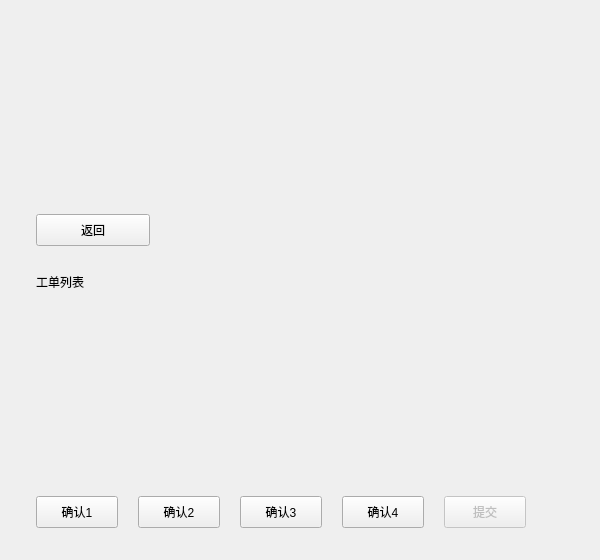
<?xml version="1.0" encoding="UTF-8"?>
<ui version="4.0">
    <class>Generated_reviewResultPage</class>
    <widget class="QWidget" name="reviewResultPage">
        <property name="designNodeId" stdset="0">
            <string>21:436</string>
        </property>
        <property name="designName" stdset="0">
            <string>工单列 / V2 CombineLayout</string>
        </property>
        <property name="designType" stdset="0">
            <string>FRAME</string>
        </property>
        <property name="geometry">
            <rect>
                <x>0</x>
                <y>0</y>
                <width>600</width>
                <height>560</height>
            </rect>
        </property>
        <property name="minimumSize">
            <size>
                <width>600</width>
                <height>560</height>
            </size>
        </property>
        <property name="maximumSize">
            <size>
                <width>16777215</width>
                <height>16777215</height>
            </size>
        </property>
        <property name="sizePolicy">
            <sizepolicy hsizetype="Maximum" vsizetype="Maximum">
                <horstretch>0</horstretch>
                <verstretch>0</verstretch>
            </sizepolicy>
        </property>
        <layout class="QVBoxLayout" name="layout_reviewResultPage">
            <property name="leftMargin">
                <number>36</number>
            </property>
            <property name="topMargin">
                <number>24</number>
            </property>
            <property name="rightMargin">
                <number>28</number>
            </property>
            <property name="bottomMargin">
                <number>32</number>
            </property>
            <property name="spacing">
                <number>20</number>
            </property>
            <item>
                <spacer name="before_reviewResultPage">
                    <property name="orientation">
                        <enum>Qt::Vertical</enum>
                    </property>
                    <property name="sizeType">
                        <enum>QSizePolicy::Expanding</enum>
                    </property>
                    <property name="sizeHint">
                        <size>
                            <width>0</width>
                            <height>0</height>
                        </size>
                    </property>
                </spacer>
            </item>
            <item alignment="Qt::AlignLeft">
                <widget class="commonWidget::Z_PushButton" name="returnButton">
                    <property name="designNodeId" stdset="0">
                        <string>21:481</string>
                    </property>
                    <property name="designName" stdset="0">
                        <string>提交</string>
                    </property>
                    <property name="designType" stdset="0">
                        <string>INSTANCE</string>
                    </property>
                    <property name="minimumSize">
                        <size>
                            <width>114</width>
                            <height>32</height>
                        </size>
                    </property>
                    <property name="maximumSize">
                        <size>
                            <width>114</width>
                            <height>32</height>
                        </size>
                    </property>
                    <property name="sizePolicy">
                        <sizepolicy hsizetype="Minimum" vsizetype="Fixed">
                            <horstretch>0</horstretch>
                            <verstretch>0</verstretch>
                        </sizepolicy>
                    </property>
                    <property name="text">
                        <string>返回</string>
                    </property>
                </widget>
            </item>
            <item alignment="Qt::AlignLeft">
                <widget class="QLabel" name="resultHeading">
                    <property name="designNodeId" stdset="0">
                        <string>21:437</string>
                    </property>
                    <property name="designName" stdset="0">
                        <string>复核工单</string>
                    </property>
                    <property name="designType" stdset="0">
                        <string>PARAGRAPH</string>
                    </property>
                    <property name="minimumSize">
                        <size>
                            <width>320</width>
                            <height>32</height>
                        </size>
                    </property>
                    <property name="maximumSize">
                        <size>
                            <width>320</width>
                            <height>32</height>
                        </size>
                    </property>
                    <property name="sizePolicy">
                        <sizepolicy hsizetype="Preferred" vsizetype="Preferred">
                            <horstretch>0</horstretch>
                            <verstretch>0</verstretch>
                        </sizepolicy>
                    </property>
                    <property name="text">
                        <string>工单列表</string>
                    </property>
                    <property name="textFormat">
                        <enum>Qt::PlainText</enum>
                    </property>
                </widget>
            </item>
            <item>
                <widget class="QWidget" name="workOrderForm">
                    <property name="designNodeId" stdset="0">
                        <string>21:457</string>
                    </property>
                    <property name="designName" stdset="0">
                        <string>工单表单</string>
                    </property>
                    <property name="designType" stdset="0">
                        <string>FRAME</string>
                    </property>
                    <property name="minimumSize">
                        <size>
                            <width>0</width>
                            <height>0</height>
                        </size>
                    </property>
                    <property name="maximumSize">
                        <size>
                            <width>16777215</width>
                            <height>16777215</height>
                        </size>
                    </property>
                    <property name="sizePolicy">
                        <sizepolicy hsizetype="Expanding" vsizetype="Maximum">
                            <horstretch>0</horstretch>
                            <verstretch>0</verstretch>
                        </sizepolicy>
                    </property>
                    <layout class="QVBoxLayout" name="layout_workOrderForm">
                        <property name="leftMargin">
                            <number>0</number>
                        </property>
                        <property name="topMargin">
                            <number>0</number>
                        </property>
                        <property name="rightMargin">
                            <number>0</number>
                        </property>
                        <property name="bottomMargin">
                            <number>0</number>
                        </property>
                        <property name="spacing">
                            <number>10</number>
                        </property>
                        <item alignment="Qt::AlignLeft">
                            <widget class="v2::SelectOptionAdapter" name="chamberOptionFour">
                                <property name="designNodeId" stdset="0">
                                    <string>21:471</string>
                                </property>
                                <property name="designName" stdset="0">
                                    <string>state=disabled, mode=single, label=刻蚀腔体 ETCH-01, Profile=light-comfortable</string>
                                </property>
                                <property name="designType" stdset="0">
                                    <string>INSTANCE</string>
                                </property>
                                <property name="minimumSize">
                                    <size>
                                        <width>310</width>
                                        <height>32</height>
                                    </size>
                                </property>
                                <property name="maximumSize">
                                    <size>
                                        <width>310</width>
                                        <height>32</height>
                                    </size>
                                </property>
                                <property name="sizePolicy">
                                    <sizepolicy hsizetype="Preferred" vsizetype="Preferred">
                                        <horstretch>0</horstretch>
                                        <verstretch>0</verstretch>
                                    </sizepolicy>
                                </property>
                            </widget>
                        </item>
                        <item alignment="Qt::AlignLeft">
                            <widget class="v2::SelectOptionAdapter" name="chamberOptionThree">
                                <property name="designNodeId" stdset="0">
                                    <string>21:469</string>
                                </property>
                                <property name="designName" stdset="0">
                                    <string>state=disabled, mode=single, label=刻蚀腔体 ETCH-01, Profile=light-comfortable</string>
                                </property>
                                <property name="designType" stdset="0">
                                    <string>INSTANCE</string>
                                </property>
                                <property name="minimumSize">
                                    <size>
                                        <width>310</width>
                                        <height>32</height>
                                    </size>
                                </property>
                                <property name="maximumSize">
                                    <size>
                                        <width>310</width>
                                        <height>32</height>
                                    </size>
                                </property>
                                <property name="sizePolicy">
                                    <sizepolicy hsizetype="Preferred" vsizetype="Preferred">
                                        <horstretch>0</horstretch>
                                        <verstretch>0</verstretch>
                                    </sizepolicy>
                                </property>
                            </widget>
                        </item>
                        <item alignment="Qt::AlignLeft">
                            <widget class="v2::SelectOptionAdapter" name="chamberOptionTwo">
                                <property name="designNodeId" stdset="0">
                                    <string>21:467</string>
                                </property>
                                <property name="designName" stdset="0">
                                    <string>state=disabled, mode=single, label=刻蚀腔体 ETCH-01, Profile=light-comfortable</string>
                                </property>
                                <property name="designType" stdset="0">
                                    <string>INSTANCE</string>
                                </property>
                                <property name="minimumSize">
                                    <size>
                                        <width>310</width>
                                        <height>32</height>
                                    </size>
                                </property>
                                <property name="maximumSize">
                                    <size>
                                        <width>310</width>
                                        <height>32</height>
                                    </size>
                                </property>
                                <property name="sizePolicy">
                                    <sizepolicy hsizetype="Preferred" vsizetype="Preferred">
                                        <horstretch>0</horstretch>
                                        <verstretch>0</verstretch>
                                    </sizepolicy>
                                </property>
                            </widget>
                        </item>
                        <item alignment="Qt::AlignLeft">
                            <widget class="v2::SelectOptionAdapter" name="chamberOptionOne">
                                <property name="designNodeId" stdset="0">
                                    <string>21:465</string>
                                </property>
                                <property name="designName" stdset="0">
                                    <string>state=disabled, mode=single, label=刻蚀腔体 ETCH-01, Profile=light-comfortable</string>
                                </property>
                                <property name="designType" stdset="0">
                                    <string>INSTANCE</string>
                                </property>
                                <property name="minimumSize">
                                    <size>
                                        <width>310</width>
                                        <height>32</height>
                                    </size>
                                </property>
                                <property name="maximumSize">
                                    <size>
                                        <width>310</width>
                                        <height>32</height>
                                    </size>
                                </property>
                                <property name="sizePolicy">
                                    <sizepolicy hsizetype="Preferred" vsizetype="Preferred">
                                        <horstretch>0</horstretch>
                                        <verstretch>0</verstretch>
                                    </sizepolicy>
                                </property>
                            </widget>
                        </item>
                        <item>
                            <spacer name="after_workOrderForm">
                                <property name="orientation">
                                    <enum>Qt::Vertical</enum>
                                </property>
                                <property name="sizeType">
                                    <enum>QSizePolicy::Expanding</enum>
                                </property>
                                <property name="sizeHint">
                                    <size>
                                        <width>0</width>
                                        <height>0</height>
                                    </size>
                                </property>
                            </spacer>
                        </item>
                    </layout>
                </widget>
            </item>
            <item>
                <layout class="QHBoxLayout" name="anchor_resultActions">
                    <property name="leftMargin">
                        <number>0</number>
                    </property>
                    <property name="topMargin">
                        <number>0</number>
                    </property>
                    <property name="rightMargin">
                        <number>0</number>
                    </property>
                    <property name="bottomMargin">
                        <number>0</number>
                    </property>
                    <property name="spacing">
                        <number>0</number>
                    </property>
                    <item>
                        <layout class="QHBoxLayout" name="layout_resultActions">
                            <property name="designNodeId" stdset="0">
                                <string>21:473</string>
                            </property>
                            <property name="designName" stdset="0">
                                <string>容器 2</string>
                            </property>
                            <property name="leftMargin">
                                <number>0</number>
                            </property>
                            <property name="topMargin">
                                <number>0</number>
                            </property>
                            <property name="rightMargin">
                                <number>0</number>
                            </property>
                            <property name="bottomMargin">
                                <number>0</number>
                            </property>
                            <property name="spacing">
                                <number>20</number>
                            </property>
                            <item alignment="Qt::AlignTop">
                                <widget class="commonWidget::Z_PushButton" name="confirmFirstButton">
                                    <property name="designNodeId" stdset="0">
                                        <string>21:448</string>
                                    </property>
                                    <property name="designName" stdset="0">
                                        <string>实例 3</string>
                                    </property>
                                    <property name="designType" stdset="0">
                                        <string>INSTANCE</string>
                                    </property>
                                    <property name="minimumSize">
                                        <size>
                                            <width>82</width>
                                            <height>32</height>
                                        </size>
                                    </property>
                                    <property name="maximumSize">
                                        <size>
                                            <width>82</width>
                                            <height>32</height>
                                        </size>
                                    </property>
                                    <property name="sizePolicy">
                                        <sizepolicy hsizetype="Minimum" vsizetype="Fixed">
                                            <horstretch>0</horstretch>
                                            <verstretch>0</verstretch>
                                        </sizepolicy>
                                    </property>
                                    <property name="text">
                                        <string>确认1</string>
                                    </property>
                                </widget>
                            </item>
                            <item alignment="Qt::AlignTop">
                                <widget class="commonWidget::Z_PushButton" name="confirmSecondButton">
                                    <property name="designNodeId" stdset="0">
                                        <string>21:474</string>
                                    </property>
                                    <property name="designName" stdset="0">
                                        <string>提交</string>
                                    </property>
                                    <property name="designType" stdset="0">
                                        <string>INSTANCE</string>
                                    </property>
                                    <property name="minimumSize">
                                        <size>
                                            <width>82</width>
                                            <height>32</height>
                                        </size>
                                    </property>
                                    <property name="maximumSize">
                                        <size>
                                            <width>82</width>
                                            <height>32</height>
                                        </size>
                                    </property>
                                    <property name="sizePolicy">
                                        <sizepolicy hsizetype="Minimum" vsizetype="Fixed">
                                            <horstretch>0</horstretch>
                                            <verstretch>0</verstretch>
                                        </sizepolicy>
                                    </property>
                                    <property name="text">
                                        <string>确认2</string>
                                    </property>
                                </widget>
                            </item>
                            <item alignment="Qt::AlignTop">
                                <widget class="commonWidget::Z_PushButton" name="confirmThirdButton">
                                    <property name="designNodeId" stdset="0">
                                        <string>21:476</string>
                                    </property>
                                    <property name="designName" stdset="0">
                                        <string>提交</string>
                                    </property>
                                    <property name="designType" stdset="0">
                                        <string>INSTANCE</string>
                                    </property>
                                    <property name="minimumSize">
                                        <size>
                                            <width>82</width>
                                            <height>32</height>
                                        </size>
                                    </property>
                                    <property name="maximumSize">
                                        <size>
                                            <width>82</width>
                                            <height>32</height>
                                        </size>
                                    </property>
                                    <property name="sizePolicy">
                                        <sizepolicy hsizetype="Minimum" vsizetype="Fixed">
                                            <horstretch>0</horstretch>
                                            <verstretch>0</verstretch>
                                        </sizepolicy>
                                    </property>
                                    <property name="text">
                                        <string>确认3</string>
                                    </property>
                                </widget>
                            </item>
                            <item alignment="Qt::AlignTop">
                                <widget class="commonWidget::Z_PushButton" name="confirmFourthButton">
                                    <property name="designNodeId" stdset="0">
                                        <string>21:478</string>
                                    </property>
                                    <property name="designName" stdset="0">
                                        <string>提交</string>
                                    </property>
                                    <property name="designType" stdset="0">
                                        <string>INSTANCE</string>
                                    </property>
                                    <property name="minimumSize">
                                        <size>
                                            <width>82</width>
                                            <height>32</height>
                                        </size>
                                    </property>
                                    <property name="maximumSize">
                                        <size>
                                            <width>82</width>
                                            <height>32</height>
                                        </size>
                                    </property>
                                    <property name="sizePolicy">
                                        <sizepolicy hsizetype="Minimum" vsizetype="Fixed">
                                            <horstretch>0</horstretch>
                                            <verstretch>0</verstretch>
                                        </sizepolicy>
                                    </property>
                                    <property name="text">
                                        <string>确认4</string>
                                    </property>
                                </widget>
                            </item>
                            <item alignment="Qt::AlignTop">
                                <widget class="commonWidget::Z_PushButton" name="submitDisabledButton">
                                    <property name="designNodeId" stdset="0">
                                        <string>21:450</string>
                                    </property>
                                    <property name="designName" stdset="0">
                                        <string>实例 4</string>
                                    </property>
                                    <property name="designType" stdset="0">
                                        <string>INSTANCE</string>
                                    </property>
                                    <property name="minimumSize">
                                        <size>
                                            <width>82</width>
                                            <height>32</height>
                                        </size>
                                    </property>
                                    <property name="maximumSize">
                                        <size>
                                            <width>82</width>
                                            <height>32</height>
                                        </size>
                                    </property>
                                    <property name="sizePolicy">
                                        <sizepolicy hsizetype="Minimum" vsizetype="Fixed">
                                            <horstretch>0</horstretch>
                                            <verstretch>0</verstretch>
                                        </sizepolicy>
                                    </property>
                                    <property name="enabled">
                                        <bool>false</bool>
                                    </property>
                                    <property name="text">
                                        <string>提交</string>
                                    </property>
                                </widget>
                            </item>
                        </layout>
                    </item>
                    <item>
                        <spacer name="after_resultActions">
                            <property name="orientation">
                                <enum>Qt::Horizontal</enum>
                            </property>
                            <property name="sizeType">
                                <enum>QSizePolicy::Expanding</enum>
                            </property>
                            <property name="sizeHint">
                                <size>
                                    <width>0</width>
                                    <height>0</height>
                                </size>
                            </property>
                        </spacer>
                    </item>
                </layout>
            </item>
        </layout>
    </widget>
    <customwidgets>
        <customwidget>
            <class>commonWidget::Z_PushButton</class>
            <extends>QPushButton</extends>
            <header>Z_PushButton.h</header>
        </customwidget>
        <customwidget>
            <class>v2::SelectOptionAdapter</class>
            <extends>QWidget</extends>
            <header>WidgetRegistry.h</header>
        </customwidget>
    </customwidgets>
    <resources/>
    <connections/>
</ui>
